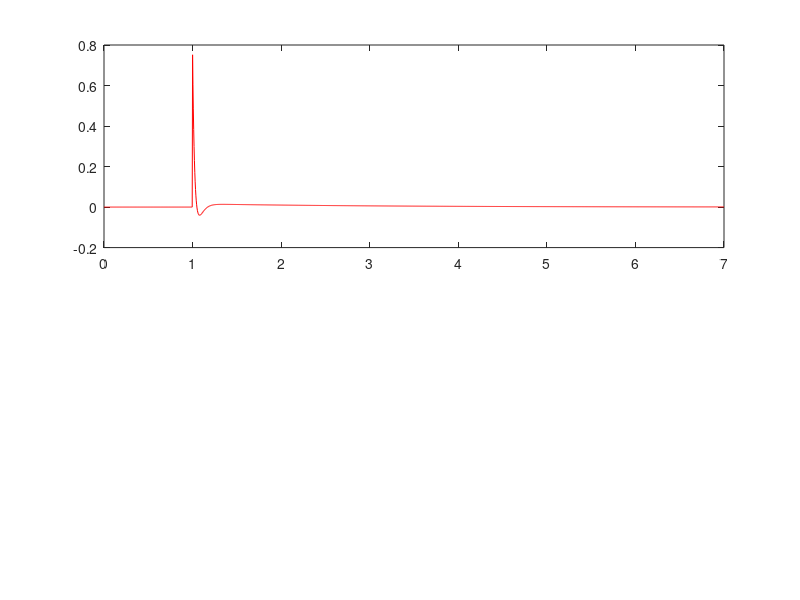

The MATLAB source for this figure: (Note: this script raises an error after producing the figure.)
%% test to use ode solver to step PST-esq model
close all
clear
clc

%% pss model definition (miniWECC)
%           1   2   3   4       5   6   7       8       9       10
pss_con = [ 1  	1   20  2     0.25 0.04 0.2   0.03      1.0     -1.0];

%% MATLAB model
tend = 7;
block1 = tf([pss_con(3)*pss_con(4), 0],[pss_con(4), 1]);
block2 = tf([pss_con(5), 1],[pss_con(6), 1]);
block3 = tf([pss_con(7), 1],[pss_con(8), 1]);

G= block1*block2*block3;
tL = 0:1/60/4:tend;
modSig = zeros(size(tL,1),1);
modSig(tL>=1) = .001; % very small input to avoid limiter
yL = lsim(G,modSig,tL);

% plot fixed timestep results
figure
subplot(2,1,1)
plot(tL,yL, 'r')

%% ODE45 attempt with statespace
% Configure ODE settings
%options = odeset('RelTol',1e-3,'AbsTol',1e-6); % default settings
options = odeset('RelTol',1e-5,'AbsTol',1e-8,'InitialStep', 1/60/4, 'MaxStep',20);

% manipulate test sytem to statespace
[num,den] = tfdata(G);
global A B U
[A,B,C,D] = tf2ss(num{1},den{1});
% initial conditions
x = zeros(size(A,1),1);
y0 = x;
U = 0;

% Pre-perturbance
[t1,y1] = ode45(@getXdot, [0,1-1/60/4],y0, options);
yOut1 = C*y1'+D*U;

% Step input
U = modSig(end);
[t2,y2] = ode45(@getXdot, [1,tend],y1(end,:)', options); 
yOut2 = C*y2'+D*U;

% combining output
tCombined = [t1;t2];
yCombined = [yOut1, yOut2];

% plotting variable timestep results
hold on
plot(tCombined,yCombined,'--','color','black')
nPfix = length(tL);
nPvar = length(tCombined);
legend( {['Fixed timestep (',int2str(nPfix),' points)'];...
    ['Variable time step (',int2str(nPvar),' points)']})
title('System Output')
%% Plot Time step size
tStep = zeros(length(tCombined),1);
for tNdx = 2:length(tCombined)
    tStep(tNdx-1) = tCombined(tNdx)-tCombined(tNdx-1);
end

subplot(2,1,2)
stairs(tCombined,tStep)
title('Variable Time Step Size')

%% plot absolute dif
figure
[tdif, ydif] = calcVarDif(tL, yL, tCombined, yCombined);
plot(tdif,abs(ydif))

title('Absolute difference')



%% Results
%{
The variable time step requires less steps (~6x less in this example)
for very similar output.

The absolute difference calculation may have an error that results in 
larger than relistic differences at step changes.

Data output plots appear the same upon inspection.

Time step size seems to oscillate around 0.026 post perturbance but is as
large as 0.13 before the step is executed.

Manipulation of ODE45 output is required for correct state operation and
model output handling.

ODE45 has a 'OutputFcn' option that may be useful in indexing,
time advancement, required state/output handling, and/or 
network solution calls.

Other ODE45 options exist that may also be useful in future developement.
%}